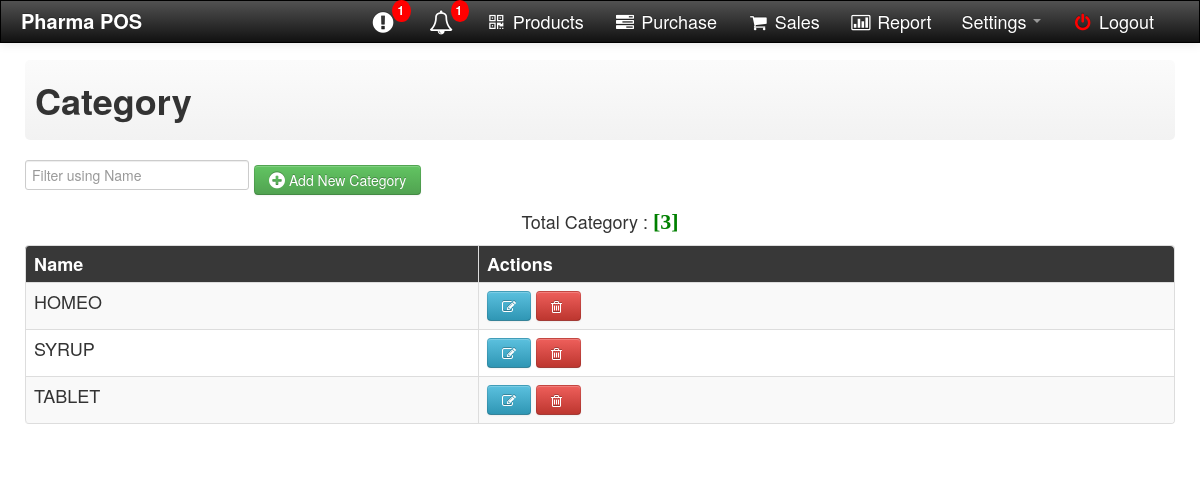
The app's page /company/view.php (signed in) with its own data.
### tables this page shows
CREATE TABLE `category` (
  `id` int(11) NOT NULL,
  `name` varchar(100) NOT NULL
);

### company/view.php (the view, shortened to what this page needs)
<!DOCTYPE html>
<html>
<head>
    <link rel="stylesheet" type="text/css" href="../css/bootstrap.css">
  <link rel="stylesheet" type="text/css" href="../css/font-awesome.min.css">
  <link rel="stylesheet" type="text/css" href="../css/bootstrap-responsive.css">
  <link rel="stylesheet" type="text/css" href="../src/facebox.css">
  <link rel="stylesheet" type="text/css" href="../css/style.css">
</head>
<body>
   <?php include('../top_menu_inner.php'); ?>
     <div class="container" style="background-color:#fff;">
      <div class="row">
        <div class="contentheader">
          <h1>Category</h1>
           </div><br>
            <input type="text"  id="name_med1" size="4"  onkeyup="med_name1()" placeholder="Filter using Name" title="Type BarCode">
           <a href="index.php?invoice_number=<?php echo $_GET['invoice_number']?>" id="popup"><button class="btn btn-success btn-md" name="submit"><span class="icon-plus-sign icon-large"></span> Add New Category</button></a>
      </div>
    </div>
    <?php
         $select_sql = "SELECT * FROM category order by id";
         $select_query = mysqli_query($con,$select_sql);
         $row = mysqli_num_rows($select_query);
    ?>
      <div class="container" style="background-color:#fff;">
	  <div style="text-align:center;">
        Total Category : <font color="green" style="font:bold 22px 'Aleo';">[<?php echo $row;?>]</font>
      </div>
    <div class="row">
      <div class="col-12">
        <form method="POST">
            <div style="height: auto;">
          <table id="table0" class="table table-bordered table-striped table-hover">
           <thead>
             <tr style="background-color: #383838; color: #FFFFFF;" >
             <th width="3%">Name</th>
             <th width = "5%">Actions</th>
             </tr>
           </thead>
            <tbody>
        <?php include("../dbcon.php"); ?>
        <?php $sql = "SELECT  id,name FROM category order by name asc"; ?>
        <?php $result =  mysqli_query($con,$sql); ?>
        <?php while( $row =  mysqli_fetch_array($result)) : ?>
        <tr style="">
            <td><?php echo $row['name']; ?></td>
            <td><a id="popup" href="update_view.php?id=<?php echo $row['id']?>&invoice_number=<?php echo $_GET['invoice_number']?>"><button class="btn btn-info"><span class="icon-edit"></span></button></a>
          <button class="btn btn-danger delete" id="<?php echo $row['id']?>"><span class="icon-trash"></span>&nbsp;</button></td>
            </tr>
        <?php endwhile ?>
    </tbody>
           </table>
         </div>
      </form>
      </div>
    </div>
    </div>
 </body>
</html>

### company/view.php (style rules this page uses)
body { background-image: url(https://thumbs.dreamstime.com/b/pharmacy-interior-blurred-background-58416047.jpg); }

### records on screen
category: name "HOMEO"
category: name "SYRUP"
category: name "TABLET"

### other values on screen
$row2 "1"
$row1 "1"
$row "3"
